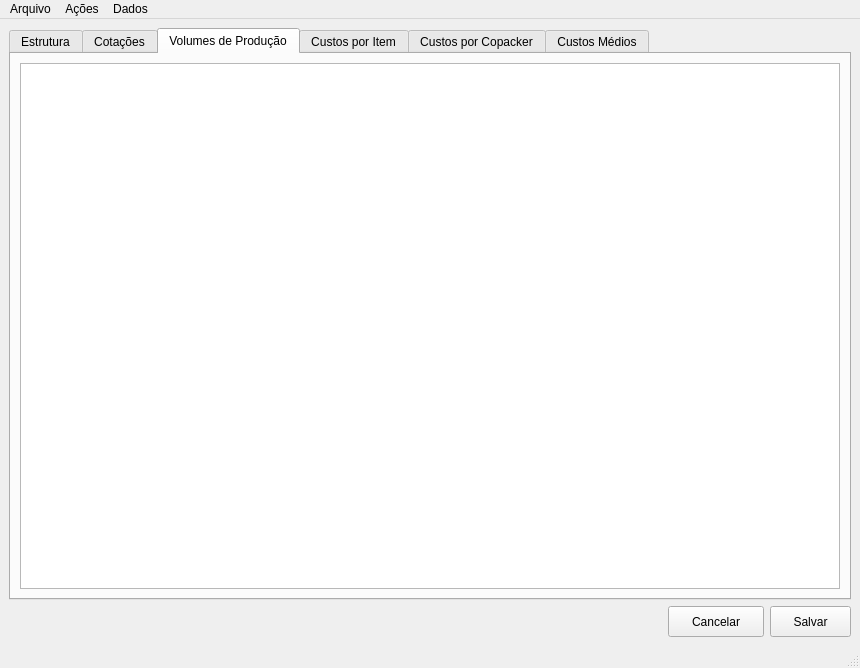
<?xml version="1.0" encoding="UTF-8"?>
<ui version="4.0">
 <class>CostAdm</class>
 <widget class="QMainWindow" name="CostAdm">
  <property name="geometry">
   <rect>
    <x>0</x>
    <y>0</y>
    <width>860</width>
    <height>668</height>
   </rect>
  </property>
  <property name="windowTitle">
   <string>Cálculo de Custos</string>
  </property>
  <widget class="QWidget" name="centralwidget">
   <layout class="QVBoxLayout" name="verticalLayout_2">
    <item>
     <widget class="QTabWidget" name="cost_tab">
      <property name="enabled">
       <bool>true</bool>
      </property>
      <property name="minimumSize">
       <size>
        <width>817</width>
        <height>524</height>
       </size>
      </property>
      <property name="currentIndex">
       <number>2</number>
      </property>
      <widget class="QWidget" name="structure">
       <attribute name="title">
        <string>Estrutura</string>
       </attribute>
       <layout class="QVBoxLayout" name="verticalLayout_4">
        <item>
         <widget class="QTableView" name="table_cost_structure"/>
        </item>
       </layout>
      </widget>
      <widget class="QWidget" name="quotes">
       <attribute name="title">
        <string>Cotações</string>
       </attribute>
       <layout class="QVBoxLayout" name="verticalLayout_3">
        <item>
         <widget class="QTableView" name="table_quotes"/>
        </item>
       </layout>
      </widget>
      <widget class="QWidget" name="prod_vols">
       <attribute name="title">
        <string>Volumes de Produção</string>
       </attribute>
       <layout class="QVBoxLayout" name="verticalLayout_5">
        <item>
         <widget class="QTableView" name="table_prod_volumes"/>
        </item>
       </layout>
      </widget>
      <widget class="QWidget" name="custo_por_item">
       <attribute name="title">
        <string>Custos por Item</string>
       </attribute>
       <layout class="QVBoxLayout" name="verticalLayout_6">
        <item>
         <widget class="QTableView" name="table_costs_item"/>
        </item>
       </layout>
      </widget>
      <widget class="QWidget" name="custo_copacker">
       <attribute name="title">
        <string>Custos por Copacker</string>
       </attribute>
       <layout class="QVBoxLayout" name="verticalLayout_7">
        <item>
         <widget class="QTableView" name="table_costs_copacker"/>
        </item>
       </layout>
      </widget>
      <widget class="QWidget" name="custo_medio">
       <attribute name="title">
        <string>Custos Médios</string>
       </attribute>
       <layout class="QVBoxLayout" name="verticalLayout">
        <item>
         <widget class="QTableView" name="table_costs_avg"/>
        </item>
       </layout>
      </widget>
     </widget>
    </item>
    <item>
     <layout class="QHBoxLayout" name="horizontalLayout">
      <item>
       <widget class="QWidget" name="widget" native="true">
        <property name="minimumSize">
         <size>
          <width>621</width>
          <height>31</height>
         </size>
        </property>
       </widget>
      </item>
      <item>
       <widget class="QPushButton" name="pushButton_cancel">
        <property name="maximumSize">
         <size>
          <width>96</width>
          <height>32</height>
         </size>
        </property>
        <property name="text">
         <string>Cancelar</string>
        </property>
       </widget>
      </item>
      <item>
       <widget class="QPushButton" name="pushButton_save">
        <property name="maximumSize">
         <size>
          <width>81</width>
          <height>32</height>
         </size>
        </property>
        <property name="text">
         <string>Salvar</string>
        </property>
       </widget>
      </item>
     </layout>
    </item>
   </layout>
  </widget>
  <widget class="QMenuBar" name="menubar">
   <property name="geometry">
    <rect>
     <x>0</x>
     <y>0</y>
     <width>860</width>
     <height>24</height>
    </rect>
   </property>
   <widget class="QMenu" name="menu_action">
    <property name="title">
     <string>Arquivo</string>
    </property>
    <addaction name="load_structure"/>
    <addaction name="load_quotes"/>
    <addaction name="load_prod"/>
    <addaction name="separator"/>
    <addaction name="export_structure"/>
    <addaction name="export_costs"/>
    <addaction name="separator"/>
    <addaction name="quit"/>
   </widget>
   <widget class="QMenu" name="menuA_es">
    <property name="title">
     <string>Ações</string>
    </property>
    <addaction name="create_structure"/>
    <addaction name="calc_costs_item"/>
    <addaction name="calc_costs_avg"/>
   </widget>
   <widget class="QMenu" name="menuDados">
    <property name="title">
     <string>Dados</string>
    </property>
    <addaction name="collapse"/>
    <addaction name="expand"/>
    <addaction name="sort"/>
   </widget>
   <addaction name="menu_action"/>
   <addaction name="menuA_es"/>
   <addaction name="menuDados"/>
  </widget>
  <widget class="QStatusBar" name="statusbar"/>
  <action name="load_structure">
   <property name="text">
    <string>Carregar Estrutura de Custos ...</string>
   </property>
   <property name="toolTip">
    <string>Carregar Composição de Matérias Primas, Embalagens, Serviços, Logística</string>
   </property>
  </action>
  <action name="load_quotes">
   <property name="text">
    <string>Carregar Cotações ...</string>
   </property>
   <property name="toolTip">
    <string>Carregar arquivo com as cotações atuais dos várias Matérias Primas, Embalagens</string>
   </property>
  </action>
  <action name="load_prod">
   <property name="text">
    <string>Carregar Volumes de Produção ...</string>
   </property>
  </action>
  <action name="export_costs">
   <property name="text">
    <string>Exportar Custos para Excel ...</string>
   </property>
  </action>
  <action name="create_structure">
   <property name="text">
    <string>Criar Estrutura de Custos ...</string>
   </property>
  </action>
  <action name="calc_costs_item">
   <property name="text">
    <string>Calcular Custos por Item /  Copacker</string>
   </property>
  </action>
  <action name="calc_costs_avg">
   <property name="text">
    <string>Calcular Custo Medio</string>
   </property>
  </action>
  <action name="quit">
   <property name="text">
    <string>Sair ...</string>
   </property>
  </action>
  <action name="export_structure">
   <property name="text">
    <string>Exportar Estrutura de Custos ...</string>
   </property>
  </action>
  <action name="collapse">
   <property name="text">
    <string>ContrairTabela</string>
   </property>
  </action>
  <action name="expand">
   <property name="text">
    <string>Expandir Tabela</string>
   </property>
  </action>
  <action name="sort">
   <property name="text">
    <string>Classificar ...</string>
   </property>
  </action>
 </widget>
 <resources/>
 <connections>
  <connection>
   <sender>cost_tab</sender>
   <signal>currentChanged(int)</signal>
   <receiver>CostAdm</receiver>
   <slot>set_tab(int)</slot>
   <hints>
    <hint type="sourcelabel">
     <x>293</x>
     <y>59</y>
    </hint>
    <hint type="destinationlabel">
     <x>113</x>
     <y>621</y>
    </hint>
   </hints>
  </connection>
  <connection>
   <sender>pushButton_save</sender>
   <signal>clicked()</signal>
   <receiver>CostAdm</receiver>
   <slot>save_table()</slot>
   <hints>
    <hint type="sourcelabel">
     <x>792</x>
     <y>607</y>
    </hint>
    <hint type="destinationlabel">
     <x>650</x>
     <y>622</y>
    </hint>
   </hints>
  </connection>
  <connection>
   <sender>pushButton_cancel</sender>
   <signal>clicked()</signal>
   <receiver>CostAdm</receiver>
   <slot>del_table()</slot>
   <hints>
    <hint type="sourcelabel">
     <x>674</x>
     <y>602</y>
    </hint>
    <hint type="destinationlabel">
     <x>534</x>
     <y>620</y>
    </hint>
   </hints>
  </connection>
  <connection>
   <sender>menubar</sender>
   <signal>triggered(QAction*)</signal>
   <receiver>CostAdm</receiver>
   <slot>do_action(QAction*)</slot>
   <hints>
    <hint type="sourcelabel">
     <x>8</x>
     <y>15</y>
    </hint>
    <hint type="destinationlabel">
     <x>119</x>
     <y>578</y>
    </hint>
   </hints>
  </connection>
 </connections>
 <slots>
  <slot>set_tab(int)</slot>
  <slot>save_table()</slot>
  <slot>del_table()</slot>
  <slot>do_action(QAction*)</slot>
 </slots>
</ui>
